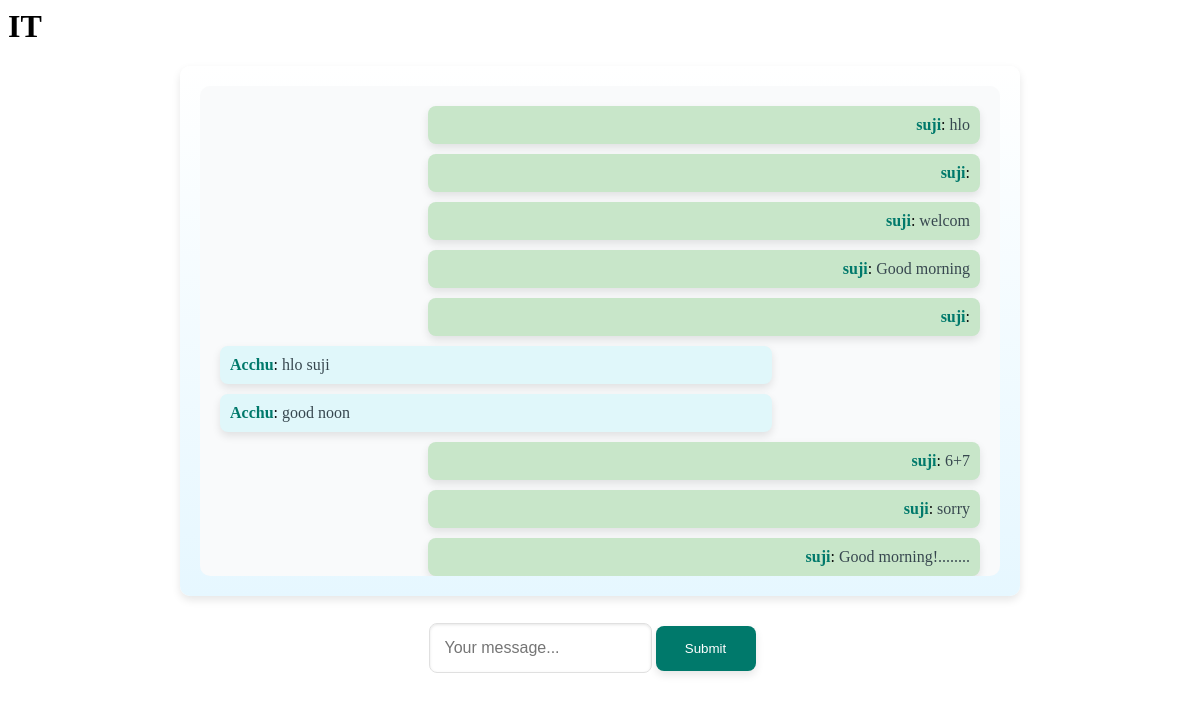
Screenshot of /rooms/kamal/ (signed in) with the database file from the repository.
### chat/models.py (models this page shows)
class Room(models.Model):
    name = models.CharField(max_length=255)
    slug = models.SlugField(unique=True)

class Message(models.Model):
    room = models.ForeignKey(Room, related_name='messages', on_delete=models.CASCADE)
    user = models.ForeignKey(User, related_name='messages', on_delete=models.CASCADE)
    content = models.TextField()
    date_added = models.DateTimeField(auto_now_add=True)
    class Meta:
        ordering = ('date_added',)

### chat/views.py (the view)
# urls.py: path('rooms/<slug:slug>/', views.room, name='room'),
@login_required
def room(request, slug):
    room = Room.objects.get(slug=slug)
    messages = Message.objects.filter(room=room)[0:25]
    return render(request, 'chat/room.html', {'room': room, 'messages': messages})

### chat/templates/chat/room.html (shortened to what this page needs)
{% block content %}
<div class="p-10 lg:p-20 text-center">
    <h1 class="text-3xl lg:text-6xl text-white">{{ room.name }}</h1>
</div>
<div class="lg:w-2/4 mx-4 lg:mx-auto p-4 bg-white rounded-xl chat-container">
    <div class="chat-messages space-y-3" id="chat-messages">
        {% for m in messages %}
            <div class="message {% if m.user == request.user %}message-right{% else %}message-left{% endif %}">
                <b class="username">{{ m.user.username }}</b>: <span class="content">{{ m.content }}</span>
            </div>
        {% endfor %}
    </div>
</div>
<div class="lg:w-2/4 mt-6 mx-4 lg:mx-auto p-4 bg-white rounded-xl chat-input-container">
    <form method="post" action="." class="flex">
        <input type="text" name="content" class="flex-1 mr-3 chat-input" placeholder="Your message..." id="chat-message-input">
        <button class="px-5 py-3 rounded-xl text-white bg-teal-600 hover:bg-teal-700 chat-submit" id="chat-message-submit">Submit</button>
    </form>
</div>
{% endblock %}

### chat/templates/chat/room.html (style rules this page uses)
.chat-container { max-width: 800px; margin: 0 auto; background: linear-gradient(to bottom, #ffffff, #e6f7ff); box-shadow: 0 4px 8px rgba(0, 0, 0, 0.1); border-radius: 10px; padding: 20px; }
.chat-messages { max-height: 450px; overflow-y: auto; padding: 20px; border-radius: 10px; background: #f9fafb; }
.message { padding: 10px; border-radius: 8px; margin-bottom: 10px; max-width: 70%; box-shadow: 0 4px 8px rgba(0, 0, 0, 0.1); }
.message-left { background-color: #e0f7fa; text-align: left; }
.message-right { background-color: #c8e6c9; text-align: right; margin-left: auto; }
.username { font-weight: bold; color: #00796b; }
.content { color: #37474f; }
.chat-input-container { max-width: 800px; margin: 20px auto; display: flex; flex-direction: column; align-items: center; }
.chat-input { width: calc(100% - 120px); padding: 15px; border: 1px solid #e0e0e0; border-radius: 8px; box-shadow: inset 0 1px 3px rgba(0, 0, 0, 0.1); font-size: 16px; }
.chat-submit { width: 100px; padding: 15px 20px; border: none; border-radius: 8px; background-color: #00796b; color: #ffffff; cursor: pointer; margin-top: 10px; box-shadow: 0 4px 8px rgba(0, 0, 0, 0.1); }

### rows the page displays
Room: name "IT"
Message: user.username "suji", content "hlo"
Message: user.username "suji"
Message: user.username "suji", content "welcom"
Message: user.username "suji", content "Good morning"
Message: user.username "suji"
Message: user.username "Acchu", content "hlo suji"
Message: user.username "Acchu", content "good noon"
Message: user.username "suji", content "6+7"
Message: user.username "suji", content "sorry"
Message: user.username "suji", content "Good morning!........"
